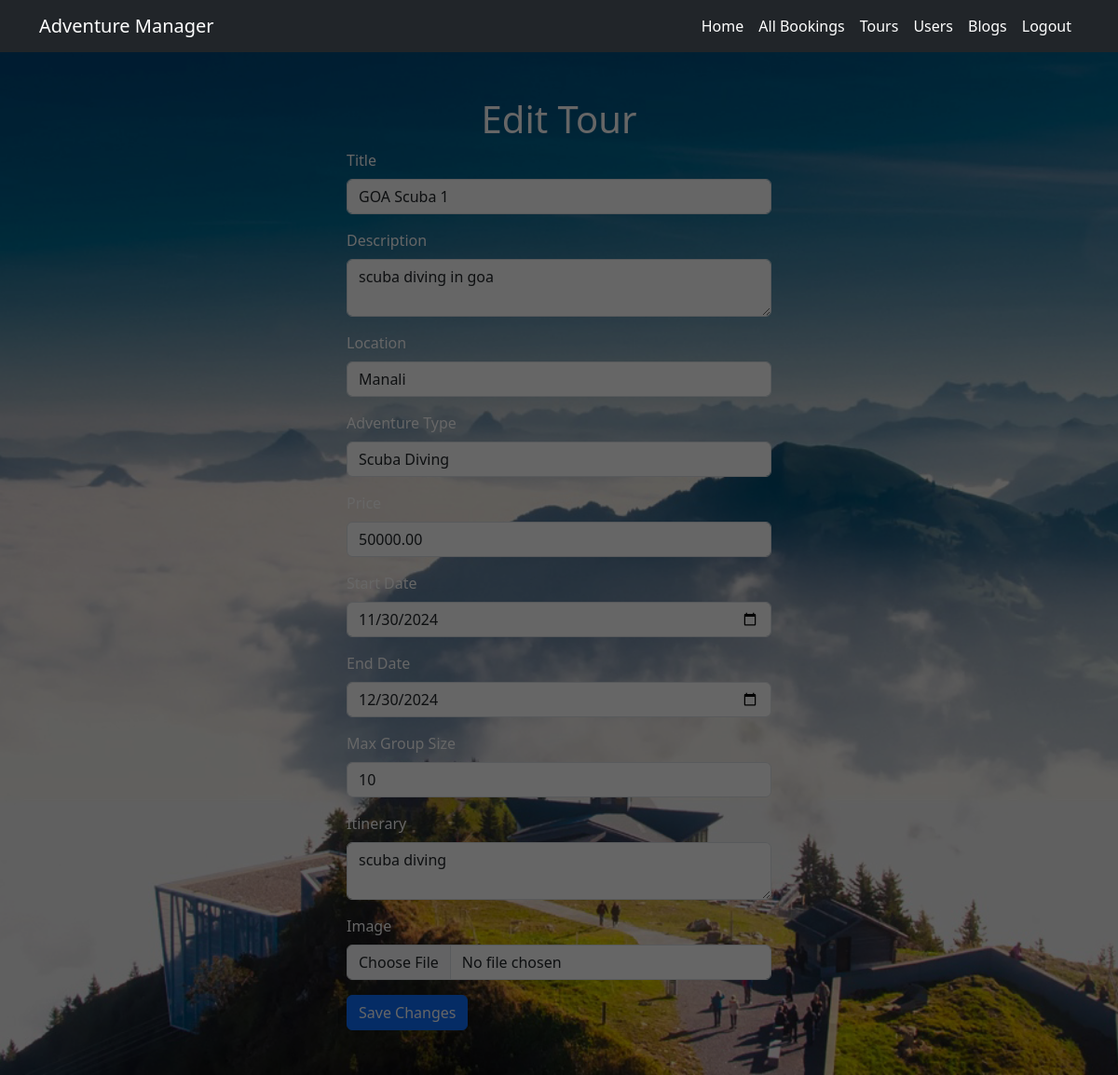
The app's page /manager/edit_tour/1/ (signed in) with its own data.
### Manager/models.py (models this page shows, shortened)
class Tour(models.Model):
    LOCATION_CHOICES = [
        ('Manali', 'Manali'),
        ('Goa', 'Goa'),
        ('Jaipur', 'Jaipur'),
        ('Leh', 'Leh'),
        ('Rishikesh', 'Rishikesh'),
        ('Kerala', 'Kerala'),
        ('Andaman', 'Andaman'),
        ('Darjeeling', 'Darjeeling'),
        ('Shimla', 'Shimla'),
        ('Varanasi', 'Varanasi'),
    ]
    ADVENTURE_CHOICES = [
        ('Hiking', 'Hiking'),
        ('Scuba Diving', 'Scuba Diving'),
        ('Safari', 'Safari'),
        ('Skydiving', 'Skydiving'),
        ('Camping', 'Camping'),
        ('City Tour', 'City Tour'),
        ('Rafting', 'Rafting'),
    ]
    title = models.CharField(max_length=100)
    description = models.TextField()
    location = models.CharField(max_length=100, choices=LOCATION_CHOICES)
    adventure_type = models.CharField(max_length=100, choices=ADVENTURE_CHOICES)
    price = models.DecimalField(max_digits=8, decimal_places=2)
    start_date = models.DateField()
    end_date = models.DateField()
    created_by = models.ForeignKey(User, on_delete=models.CASCADE)
    max_group_size = models.PositiveIntegerField()
    itinerary = models.TextField(blank=True)
    image = models.ImageField(upload_to='tours/images/', blank=True, null=True)

### Manager/views.py (the view, shortened to what this page needs)
# urls.py: path('edit_tour/<int:pk>/', views.edit_tour, name='edit_tour'),
@login_required
def edit_tour(request, pk):
    user = get_object_or_404(ClientDetails, email=request.user)
    if user.is_manager:
        tour = get_object_or_404(Tour, pk=pk)
        return render(request, 'manager/edit_tour.html', {'tour': tour, 'location_choices': Tour.LOCATION_CHOICES, 'adventure_choices': Tour.ADVENTURE_CHOICES})
    return render(request, 'user/no_access.html')

### Templates/manager/edit_tour.html (shortened to what this page needs)
{% extends 'manager/manager_base.html' %}
{% load static %}
{% block content %}
<div class="container mt-5 mb-5" style="width: 40%">
        <h1 class="text-center">Edit Tour</h1>
        <form method="post" enctype="multipart/form-data">
            <div class="mb-3">
                <label for="title" class="form-label">Title</label>
                <input type="text" name="title" id="title" class="form-control" value="{{ tour.title }}">
            </div>
            <div class="mb-3">
                <label for="description" class="form-label">Description</label>
                <textarea name="description" id="description" class="form-control">{{ tour.description }}</textarea>
            </div>
            <div class="mb-3">
                <label for="location" class="form-label">Location</label>
                <select name="location" id="location" class="form-control">
                    {% for loc_value, loc_label in tour.LOCATION_CHOICES %}
                    <option value="{{ loc_value }}" {% if tour.location == loc_value %}selected{% endif %}>{{ loc_label }}</option>
                    {% endfor %}
                </select>
            </div>
            <div class="mb-3">
                <label for="adventure_type" class="form-label">Adventure Type</label>
                <select name="adventure_type" id="adventure_type" class="form-control">
                    {% for adv_value, adv_label in tour.ADVENTURE_CHOICES %}
                    <option value="{{ adv_value }}" {% if tour.adventure_type == adv_value %}selected{% endif %}>{{ adv_label }}</option>
                    {% endfor %}
                </select>
            </div>
            <div class="mb-3">
                <label for="price" class="form-label">Price</label>
                <input type="number" name="price" id="price" class="form-control" value="{{ tour.price }}">
            </div>
            <div class="mb-3">
                <label for="start_date" class="form-label">Start Date</label>
                <input type="date" name="start_date" id="start_date" class="form-control" value="{{ tour.start_date|date:"Y-m-d" }}">
            </div>
            <div class="mb-3">
                <label for="end_date" class="form-label">End Date</label>
                <input type="date" name="end_date" id="end_date" class="form-control" value="{{ tour.end_date|date:"Y-m-d" }}">
            </div>
            <div class="mb-3">
                <label for="max_group_size" class="form-label">Max Group Size</label>
                <input type="number" name="max_group_size" id="max_group_size" class="form-control" value="{{ tour.max_group_size }}">
            </div>
            <div class="mb-3">
                <label for="itinerary" class="form-label">Itinerary</label>
                <textarea name="itinerary" id="itinerary" class="form-control">{{ tour.itinerary }}</textarea>
            </div>
            <div class="mb-3">
                <label for="image" class="form-label">Image</label>
                <input type="file" name="image" id="image" class="form-control">
            </div>
            <button type="submit" class="btn btn-primary">Save Changes</button>
        </form>
    </div>
{% endblock %}

### static/css/style.css (style rules this page uses)
body { background: url('static/images/slider1.jpg') no-repeat center center fixed; background-size: cover; color: white; }

### records on screen
Tour: title "GOA Scuba 1", description "scuba diving in goa", location "Manali", adventure_type "Scuba Diving", price "50000.00", start_date "11/30/2024", end_date "12/30/2024", max_group_size "10", itinerary "scuba diving"
